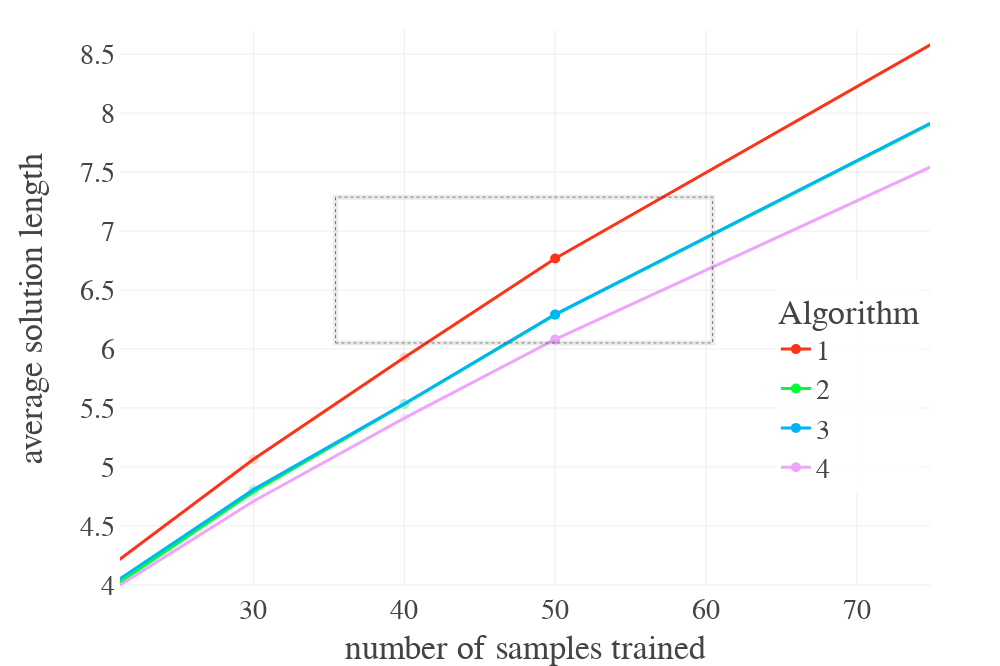

Notebook source saved alongside this figure:
### Code cell
# https://plotly.com/python/plot-data-from-csv/
# https://stackoverflow.com/questions/64500472/plot-multiple-pandas-dataframes-in-one-graph-python-plotly
import plotly.express as px
import plotly.graph_objects as go
import plotly.io as pio
#pio.kaleido.scope.mathjax = None # https://github.com/plotly/plotly.py/issues/3469

fig = go.Figure()
for i, (name, df) in enumerate(zip(plot_names, plot_dfs)):
    if "Kool" in name or figure_meta['is_kool_plot']:
        fig = fig.add_trace(go.Scatter(x = df[x_df_label][::kool_thinning] * x_mult, # 40
                                   y = df[y_df_labels[i]][::kool_thinning], 
                                   name = name,
                                   marker=dict(size=marker_size),
                                   line=dict(width=3))) # , marker=dict(size=10)
    else:
        fig = fig.add_trace(go.Scatter(x = df[x_df_label][::1] * x_mult,
                                   y = df[y_df_labels[i]][::1], 
                                   name = name,
                                   marker=dict(size=marker_size),
                                   line=dict(width=3)))

fig.update_layout(
    font_family="libertine",
    font_size=28,
    autosize=False,
    width=100,
    height=666,
    margin=dict(
        l=120,
        r=70,
        b=80,
        t=30,
        pad=4
    ),
    yaxis=dict(
        title_text=y_display_label,
        type="linear" if is_reward_plot else y_type,
        range=(min_y, max_y), 
        rangemode="tozero",
        tickformat='f' if y_type == 'log' else ('.0e' if scientific else None), #'.0e'
        
        ticktext=["-0.1", "-1", "-10", "-100", "-1000", "-10k", "-100k", "-1M", "-10M"] if figure_meta['is_neg_loss_plot'] else None,
        tickvals=[0.1, 1, 10, 100, 1000, 10000, 100000, 1000000, 10000000] if figure_meta['is_neg_loss_plot'] else None,
        #tickmode="array",
        #titlefont=dict(size=30),
    ),
    xaxis=dict(
        title_text=x_display_label,
        range=None if is_reward_plot else (min_x, max_x), # x_mult*df[x_df_label].iloc[-1]
        rangemode="tozero",
        #ticktext=["Very long label", "long label", "3", "label"],
        #tickvals=[1, 2, 3, 4],
        #tickmode="array",
        #titlefont=dict(size=30),
    ),
    title=dict(
        #text=title,
    ),
    legend=dict(
        yanchor="top",
        y=legend_y, # 84   6
        xanchor="right",
        x=legend_x, #0.99,
        bgcolor='rgba(255,255,255,0.8)'
    ),
    legend_title_text=figure_meta['legend_title'],
    #paper_bgcolor="LightSteelBlue",
)
# https://plotly.com/python/horizontal-vertical-shapes/
if tsp_lines:
    fig.add_hline(y=10.43, line_dash="dot", annotation_text="random", annotation_position="bottom right")
    fig.add_hline(y=3.84, line_dash="dot", annotation_text="optimal", annotation_position="bottom right")
    
if op_lines:
    fig.add_hline(y=1.58, line_dash="dot", annotation_text="random", annotation_position="bottom right")
    fig.add_hline(y=5.39, line_dash="dot", annotation_text="optimal", annotation_position="bottom right")

#fig.add_hline(y=3.84, line_dash="dot", annotation_text="optimal (20)", annotation_position="bottom right")
#fig.add_hline(y=5.70, line_dash="dot", annotation_text="optimal (50)", annotation_position="bottom right")
#fig.add_hline(y=7.76, line_dash="dot", annotation_text="optimal (100)", annotation_position="bottom right")

fig.show()
#fig.write_image("figures/paper/" + figure_meta['plot_filename'] + ".pdf")
#
#with open("figure_metas/paper/" + figure_meta['plot_filename'] + ".json", "w") as fp:
#    json.dump(figure_meta,fp)

### Figure 1 — Plotly figure (JSON) as saved in the notebook; plotly's stock layout.template omitted (floating-point values rounded to 4 significant figures)
{"data": [{"line": {"width": 3}, "marker": {"size": 10}, "name": "1", "selectedpoints": [5], "type": "scatter", "x": [5, 10, 20, 30, 40, 50, 100], "y": [2.178, 2.978, 4.108, 5.064, 5.928, 6.768, 10.41]}, {"line": {"width": 3}, "marker": {"size": 10}, "name": "2", "selectedpoints": [5], "type": "scatter", "x": [5, 10, 20, 30, 40, 50, 100], "y": [2.143, 2.933, 3.924, 4.79, 5.531, 6.29, 9.544]}, {"line": {"width": 3}, "marker": {"size": 10}, "name": "3", "selectedpoints": [5], "type": "scatter", "x": [5, 10, 20, 30, 40, 50, 100], "y": [2.166, 2.909, 3.954, 4.809, 5.536, 6.293, 9.552]}, {"line": {"width": 3}, "marker": {"size": 10}, "name": "4", "selectedpoints": [5], "type": "scatter", "x": [5, 10, 20, 30, 40, 50, 100], "y": [2.136, 2.898, 3.906, 4.709, 5.414, 6.081, 9.019]}], "layout": {"autosize": false, "dragmode": "pan", "font": {"family": "libertine", "size": 28}, "height": 666, "legend": {"bgcolor": "rgba(255,255,255,0.8)", "title": {"text": "Algorithm"}, "x": 0.99, "xanchor": "right", "y": 0.55, "yanchor": "top"}, "margin": {"b": 80, "l": 120, "pad": 4, "r": 70, "t": 30}, "selections": [{"line": {"dash": "dot", "width": 1}, "type": "rect", "x0": 35.44, "x1": 60.44, "xref": "x", "y0": 6.052, "y1": 7.287, "yref": "y"}], "width": 1000, "xaxis": {"autorange": false, "range": [21.15, 74.85], "rangemode": "tozero", "showspikes": false, "title": {"text": "number of samples trained"}, "type": "linear"}, "yaxis": {"autorange": false, "range": [3.991, 8.705], "rangemode": "tozero", "showspikes": false, "title": {"text": "average solution length"}, "type": "linear"}}}
